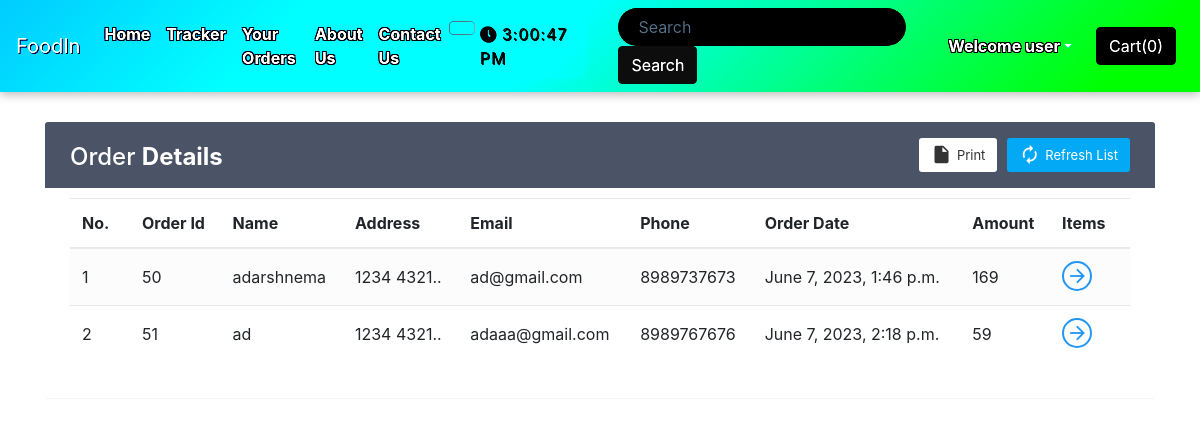
Screenshot of /shop/orderView/ (signed in) with the database file from the repository.
### shop/views.py (the view)
def orderView(request):
    if request.user.is_authenticated:
        current_user = request.user
        orderHistory = Orders.objects.filter(userId=current_user.id)
        if len(orderHistory) == 0:
            messages.info(request, "You have not ordered.")
            return render(request, 'shop/orderView.html')
        return render(request, 'shop/orderView.html', {'orderHistory': orderHistory})
    return render(request, 'shop/orderView.html')

### shop/templates/shop/orderView.html (shortened to what this page needs)
{% extends 'shop/basic.html' %}
{% block body %}
{% if user.is_authenticated %}
<div class="container" id="cont">
    <div class="table-wrapper">
        <div class="table-title">
            <div class="row">
                <div class="col-sm-4">
                    <h2>Order <b>Details</b></h2>
                </div>
                <div class="col-sm-8">
                    <a href="" class="btn btn-primary"><i class="material-icons">&#xE863;</i> <span>Refresh List</span></a>
                    <a href="#" onclick="window.print()" class="btn btn-info"><i class="material-icons">&#xE24D;</i> <span>Print</span></a>
                </div>
            </div>
        </div>
        <table class="table table-striped table-hover">
            <thead>
                <tr>
                    <th>No.</th>
                    <th>Order Id</th>
                    <th>Name</th>
                    <th>Address</th>
                    <th>Email</th>
                    <th>Phone</th>
                    <th>Order Date</th>
                    <th>Amount</th>
                    <th>Items</th>
                </tr>
            </thead>
            <tbody>
                {% for i in orderHistory %}
                <tr>
                    <td class="count"></td>
                    <td>{{i.order_id}}</td>
                    <td>{{i.name}}</td>
                    <td data-toggle="tooltip" title="{{i.address}}">{{i.address|slice:"0:25"}}..</td>
                    <td>{{i.email}}</td>
                    <td>{{i.phone}}</td>
                    <td>{{i.timestamp}}</td>
                    <td>{{i.amount}}</td>
                    <td><a href="#" id="click{{i.order_id}}" class="view" title="View Details"><i class="material-icons">&#xE5C8;</i></a></td>
                </tr>
                {% endfor %}
            </tbody>
        </table>
    </div>
</div>
{% else %}
    <div id="cont2">
        <div class="alert alert-info">
            <font style="font-size:22px"><center>You need to <strong><a class="alert-link" data-toggle="modal" data-target="#loginModal">Login</a></strong></center></font>
        </div>
    </div>
{% endif %}
{% endblock %}

### shop/templates/shop/basic.html (shortened to what this page needs)
<!doctype html>
<html lang="en">
  <head>
    <link rel="stylesheet" href="https://stackpath.bootstrapcdn.com/bootstrap/4.2.1/css/bootstrap.min.css">
    <link rel="stylesheet" href="https://stackpath.bootstrapcdn.com/bootstrap/4.3.1/css/bootstrap.min.css">
    <link rel="stylesheet" href="https://use.fontawesome.com/releases/v5.8.2/css/all.css">
  </head>
  <body>
    <nav class="navbar navbar-expand-lg navbar-dark bg-dark">
      <a class="navbar-brand" href="/shop">FoodIn</a>
      <div class="collapse navbar-collapse" id="navbarSupportedContent">
        <ul class="navbar-nav mr-auto">
          <li class="nav-item active">
            <a id = "navbar-text" class="nav-link" href="/shop">Home <span class="sr-only">(current)</span></a>
          </li>
          <li class="nav-item">
            <a id = "navbar-text" class="nav-link" href="/shop/tracker">Tracker</a>
          </li>
          <li class="nav-item">
            <a id = "navbar-text" class="nav-link" href="/shop/orderView/">Your Orders</a>
          </li>
          <li class="nav-item">
            <a id = "navbar-text" class="nav-link" href="/shop/about">About Us</a>
          </li>
          <li class="nav-item">
            <a id = "navbar-text" class="nav-link" href="/shop/contact">Contact Us</a>
          </li>
          <li>
            <button id="btnSwitch" class="btn btn-outline-secondary">
            </button>
          </li>
        </ul>
        <div class="clock"></div>
        <form method="get" action="/shop/search" class="form-inline my-2 my-lg-0 mx-3">
          <input class="form-control mr-sm-2" type="search" name="search" id="search" placeholder="Search" aria-label="Search" required>
          <button class="btn btn-outline-success my-2 my-sm-0" type="submit">Search</button>
        </form>
        {% if user.is_authenticated %}
        <ul class="navbar-nav mr-2">
          <li class="nav-item dropdown">
            <a class="nav-link dropdown-toggle" href='#' id="navbarDropdown" role="button" data-toggle="dropdown"> Welcome {{request.user}}</a>
          </li>
        </ul>
        {% else %}
        <button type="button" class="btn btn-success mx-2" data-toggle="modal" data-target="#loginModal">Login</button>
        <button type="button" class="btn btn-success mx-2" data-toggle="modal" data-target="#signupModal">SignUp</button>
        {% endif %}
        <button type="button" class="btn btn-secondary mx-2" id="popcart" data-container="body" data-html="true" data-toggle="popover" title="MyCart" data-placement="bottom" data-content="Bottom popover">
          Cart(<span id="cart">0</span>)
        </button>
      </div>
    </nav>
    {% block body %} {% endblock %}
  </body>
</html>

### rows the page displays
Orders: order_id "50", name "adarshnema", address "1234 4321", email "ad@gmail.com", phone "8989737673", timestamp "June 7, 2023, 1:46 p.m.", amount "169"
Orders: order_id "51", name "ad", address "1234 4321", email "adaaa@gmail.com", phone "8989767676", timestamp "June 7, 2023, 2:18 p.m.", amount "59"

### other values shown
{{ request.user }} "user"
